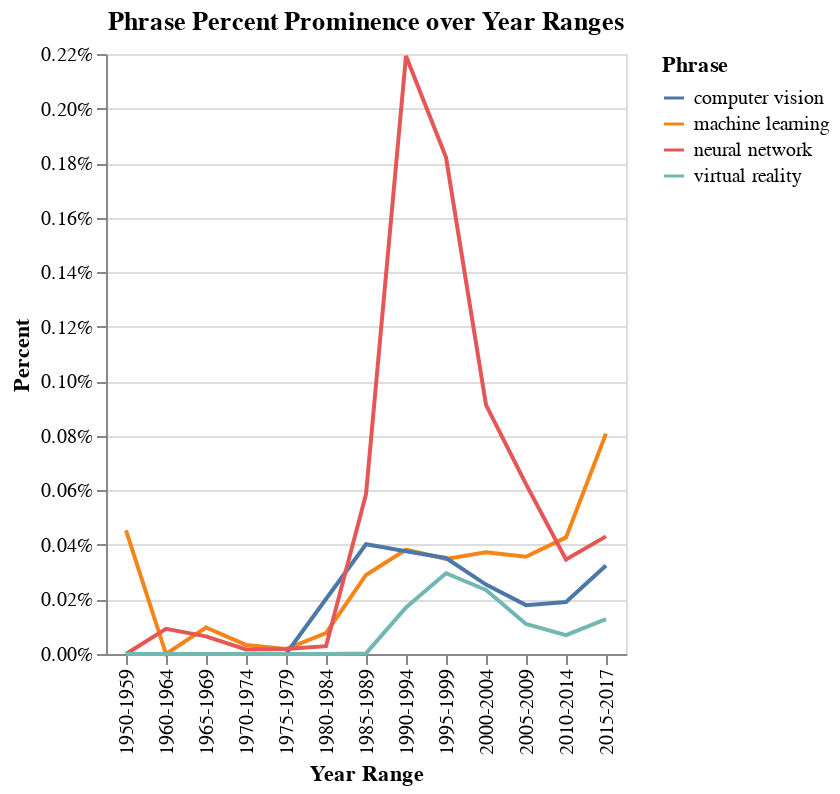

Source (notebook cell):
### Code cell
alt.Chart(data).mark_line().encode(x='Year Range',
                                   y=alt.Y('Percent', axis=alt.Axis(format='%')),
                                   color='Phrase'
                                   ).properties(title='Phrase Percent Prominence over Year Ranges')

### Figure 1 — Vega-Lite specification as saved in the notebook (floating-point values rounded to 4 significant figures)
{"config": {"view": {"continuousWidth": 400, "continuousHeight": 300}}, "data": {"name": "data-bd617e558323958b181f2e12d9153fc2"}, "mark": "line", "encoding": {"color": {"field": "Phrase", "type": "nominal"}, "x": {"field": "Year Range", "type": "nominal"}, "y": {"axis": {"format": "%"}, "field": "Percent", "type": "quantitative"}}, "title": "Phrase Percent Prominence over Year Ranges", "$schema": "https://vega.github.io/schema/vega-lite/v4.17.0.json", "datasets": {"data-bd617e558323958b181f2e12d9153fc2": [{"Year Range": "1950-1959", "Percent": 0.0004531, "Phrase": "machine learning"}, {"Year Range": "1960-1964", "Percent": 0.0, "Phrase": "machine learning"}, {"Year Range": "1965-1969", "Percent": 9.717e-05, "Phrase": "machine learning"}, {"Year Range": "1970-1974", "Percent": 3.329e-05, "Phrase": "machine learning"}, {"Year Range": "1975-1979", "Percent": 1.804e-05, "Phrase": "machine learning"}, {"Year Range": "1980-1984", "Percent": 7.678e-05, "Phrase": "machine learning"}, {"Year Range": "1985-1989", "Percent": 0.0002898, "Phrase": "machine learning"}, {"Year Range": "1990-1994", "Percent": 0.0003827, "Phrase": "machine learning"}, {"Year Range": "1995-1999", "Percent": 0.0003483, "Phrase": "machine learning"}, {"Year Range": "2000-2004", "Percent": 0.0003729, "Phrase": "machine learning"}, {"Year Range": "2005-2009", "Percent": 0.0003566, "Phrase": "machine learning"}, {"Year Range": "2010-2014", "Percent": 0.0004274, "Phrase": "machine learning"}, {"Year Range": "2015-2017", "Percent": 0.000808, "Phrase": "machine learning"}, {"Year Range": "1950-1959", "Percent": 0.0, "Phrase": "computer vision"}, {"Year Range": "1960-1964", "Percent": 0.0, "Phrase": "computer vision"}, {"Year Range": "1965-1969", "Percent": 0.0, "Phrase": "computer vision"}, {"Year Range": "1970-1974", "Percent": 0.0, "Phrase": "computer vision"}, {"Year Range": "1975-1979", "Percent": 0.0, "Phrase": "computer vision"}, {"Year Range": "1980-1984", "Percent": 0.0002016, "Phrase": "computer vision"}, {"Year Range": "1985-1989", "Percent": 0.0004022, "Phrase": "computer vision"}, {"Year Range": "1990-1994", "Percent": 0.0003766, "Phrase": "computer vision"}, {"Year Range": "1995-1999", "Percent": 0.000352, "Phrase": "computer vision"}, {"Year Range": "2000-2004", "Percent": 0.0002546, "Phrase": "computer vision"}, {"Year Range": "2005-2009", "Percent": 0.0001791, "Phrase": "computer vision"}, {"Year Range": "2010-2014", "Percent": 0.0001905, "Phrase": "computer vision"}, {"Year Range": "2015-2017", "Percent": 0.0003246, "Phrase": "computer vision"}, {"Year Range": "1950-1959", "Percent": 0.0, "Phrase": "neural network"}, {"Year Range": "1960-1964", "Percent": 9.22e-05, "Phrase": "neural network"}, {"Year Range": "1965-1969", "Percent": 6.478e-05, "Phrase": "neural network"}, {"Year Range": "1970-1974", "Percent": 1.664e-05, "Phrase": "neural network"}, {"Year Range": "1975-1979", "Percent": 1.804e-05, "Phrase": "neural network"}, {"Year Range": "1980-1984", "Percent": 2.879e-05, "Phrase": "neural network"}, {"Year Range": "1985-1989", "Percent": 0.0005861, "Phrase": "neural network"}, {"Year Range": "1990-1994", "Percent": 0.002193, "Phrase": "neural network"}, {"Year Range": "1995-1999", "Percent": 0.001821, "Phrase": "neural network"}, {"Year Range": "2000-2004", "Percent": 0.0009134, "Phrase": "neural network"}, {"Year Range": "2005-2009", "Percent": 0.0006225, "Phrase": "neural network"}, {"Year Range": "2010-2014", "Percent": 0.0003463, "Phrase": "neural network"}, {"Year Range": "2015-2017", "Percent": 0.0004313, "Phrase": "neural network"}, {"Year Range": "1950-1959", "Percent": 0.0, "Phrase": "virtual reality"}, {"Year Range": "1960-1964", "Percent": 0.0, "Phrase": "virtual reality"}, {"Year Range": "1965-1969", "Percent": 0.0, "Phrase": "virtual reality"}, {"Year Range": "1970-1974", "Percent": 0.0, "Phrase": "virtual reality"}, {"Year Range": "1975-1979", "Percent": 0.0, "Phrase": "virtual reality"}, {"Year Range": "1980-1984", "Percent": 0.0, "Phrase": "virtual reality"}, {"Year Range": "1985-1989", "Percent": 2.163e-06, "Phrase": "virtual reality"}, {"Year Range": "1990-1994", "Percent": 0.0001708, "Phrase": "virtual reality"}, {"Year Range": "1995-1999", "Percent": 0.000296, "Phrase": "virtual reality"}, {"Year Range": "2000-2004", "Percent": 0.000235, "Phrase": "virtual reality"}, {"Year Range": "2005-2009", "Percent": 0.0001103, "Phrase": "virtual reality"}, {"Year Range": "2010-2014", "Percent": 6.941e-05, "Phrase": "virtual reality"}, {"Year Range": "2015-2017", "Percent": 0.0001279, "Phrase": "virtual reality"}]}}
